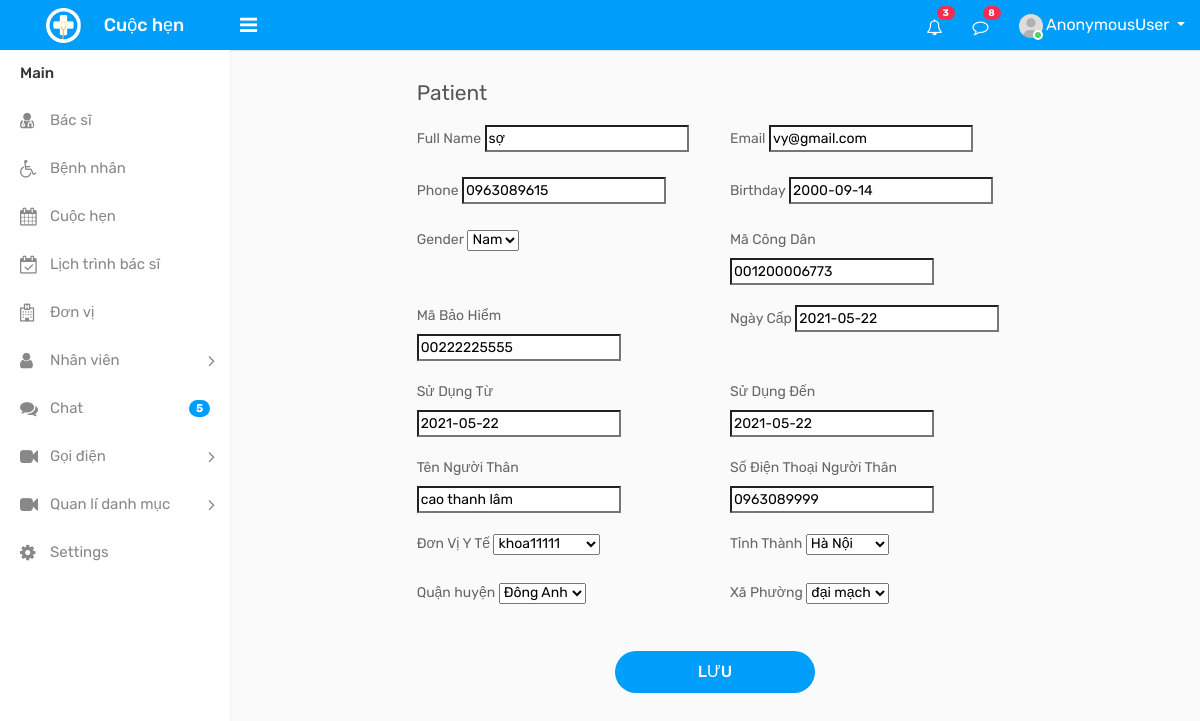
Page /patient/updatebenhnhan/2/ on the committed database.
### patient/models.py (models this page shows, shortened)
class Benhnhan(models.Model):
    ten=models.CharField(max_length=50)
    sex_choice=(('1','Nam'), ('0','Nữ'))
    sex=models.CharField(max_length=10, choices=sex_choice, default='')
    ngaysinh=models.DateField()
    phone=models.CharField(default='',max_length=15)
    email=models.CharField(default='',max_length=100)
    mabaohiem=models.CharField(default='',max_length=15)
    bhyt_ngaycap=models.DateField()
    bhyt_sudungtu=models.DateField()
    bhyt_sudungden=models.DateField()
    macongdan=models.CharField(default='',max_length=15)
    nguoilienhe=models.CharField(max_length=255)
    sdt_nguoilienhe=models.CharField(default='',max_length=15)
    donviyte=models.ForeignKey(Donviyte, on_delete=models.CASCADE)
    tinhthanh=models.ForeignKey(Tinhthanh, on_delete=models.CASCADE)
    quanhuyen=models.ForeignKey(Quanhuyen, on_delete=models.CASCADE)
    xaphuong=models.ForeignKey(Xaphuong, on_delete=models.CASCADE)

### patient/views.py (the view)
# urls.py: path('updatebenhnhan/<str:pk>/',views.Updatebenhnhan,name='updatebenhnhan'),
def Updatebenhnhan(request,pk):
    benhnhan=Benhnhan.objects.get(id=pk)
    form = BenhnhanForm(instance=benhnhan)
    if request.method == 'POST':
        form=BenhnhanForm(request.POST,instance=benhnhan)
        if form.is_valid():
            form.save()
            return redirect('patient:benhnhan')
    context={'form':form}
    return render(request, 'patient/add-patient.html', context)

### patient/forms.py
class BenhnhanForm(ModelForm):
    class Meta:
        model =Benhnhan
        fields = '__all__'

### location/models.py (called while the page is built)
    def __str__(self):
        return self.tentinhthanh

    def __str__(self):
        return self.tenquanhuyen

    def __str__(self):
        return self.tenxaphuong

### user/models.py (called while the page is built)
    def __str__(self):
        return self.ten

### templates/patient/add-patient.html (shortened to what this page needs)
{% extends 'templates/index.html' %}
    {% block content %}
            <div class="content">
                <div class="row">
                    <div class="col-lg-8 offset-lg-2">
                        <h4 class="page-title">Patient</h4>
                    </div>
                </div>
                 <form action="" method="POST">
                <div class="row">
                    <div class="col-lg-8 offset-lg-2">
                            <div class="row">
                                <div class="col-sm-6">
                                    <div class="form-group">
                                        <label>Full Name</label>
                                        {{ form.ten }}
                                    </div>
                                </div>
                                <div class="col-sm-6">
                                    <div class="form-group">
                                        <label>Email</label>
                                        {{ form.email }}
                                    </div>
                                </div>
                                <div class="col-sm-6">
                                    <div class="form-group">
                                        <label>Phone</label>
                                        {{ form.phone }}
                                    </div>
                                </div>
                                <div class="col-sm-6">
                                    <div class="form-group">
                                        <label>Birthday</label>
                                        {{ form.ngaysinh }}
                                    </div>
                                </div>
                                <div class="col-sm-6">
								     <div class="form-group">
                                        <label>Gender</label>
                                        {{ form.sex }}
 									</div>
                                </div>
                                <div class="col-sm-6">
                                    <div class="form-group">
                                        <label>Mã Công Dân</label>
                                        {{ form.macongdan }}
                                    </div>
                                </div>
								<div class="col-sm-6">
                                    <div class="form-group">
                                        <label>Mã Bảo Hiểm</label>
                                        {{ form.mabaohiem }}
                                    </div>
                                </div>
                                <div class="col-sm-6">
                                    <div class="form-group">
                                        <label>Ngày Cấp </label>
                                        {{ form.bhyt_ngaycap }}
                                    </div>
                                </div>
                                <div class="col-sm-6">
									<div class="form-group">
										<label>Sử Dụng Từ</label>
                                        {{ form.bhyt_sudungtu }}
									</div>
                                </div>
                                <div class="col-sm-6">
                                    <div class="form-group">
                                        <label>Sử Dụng Đến </label>
                                        {{ form.bhyt_sudungden }}
                                    </div>
                                </div>
                                <div class="col-sm-6">
                                    <div class="form-group">
                                        <label>Tên Người Thân </label>
                                        {{ form.nguoilienhe }}
                                    </div>
                                </div>
                                <div class="col-sm-6">
                                    <div class="form-group">
                                        <label>Số Điện Thoại Người Thân </label>
                                        {{ form.sdt_nguoilienhe }}
                                    </div>
                                </div>
                                <div class="col-sm-6">
                                    <div class="form-group">
                                        <label>Đơn Vị Y Tế </label>
                                        {{ form.donviyte }}
                                    </div>
                                </div>
                                <div class="col-sm-6">
                                    <div class="form-group">
                                        <label>Tỉnh Thành </label>
                                        {{ form.tinhthanh }}
                                    </div>
                                </div>
                                <div class="col-sm-6">
                                    <div class="form-group">
                                        <label>Quận huyện </label>
                                        {{ form.quanhuyen }}
                                    </div>
                                </div>
                                <div class="col-sm-6">
                                    <div class="form-group">
                                        <label>Xã Phường </label>
                                        {{ form.xaphuong }}
                                    </div>
                                </div>
                            </div>
                            <div class="m-t-20 text-center">
                                <button type="submit" class="btn btn-primary submit-btn" data-href-template="">Lưu</button>
                            </div>
                    </div>
                </div>
            </div>
    {% endblock %}

### rows in the picture
Benhnhan: ten "sợ", email "vy@gmail.com", phone "0963089615", ngaysinh "2000-09-14", sex "Nam", macongdan "001200006773", mabaohiem "00222225555", bhyt_ngaycap "2021-05-22", bhyt_sudungtu "2021-05-22", bhyt_sudungden "2021-05-22", nguoilienhe "cao thanh lâm", sdt_nguoilienhe "0963089999", donviyte "khoa11111", tinhthanh "Hà Nội", quanhuyen "Đông Anh", xaphuong "đại mạch"

### other values in the picture
{{ request.user }} "AnonymousUser"
